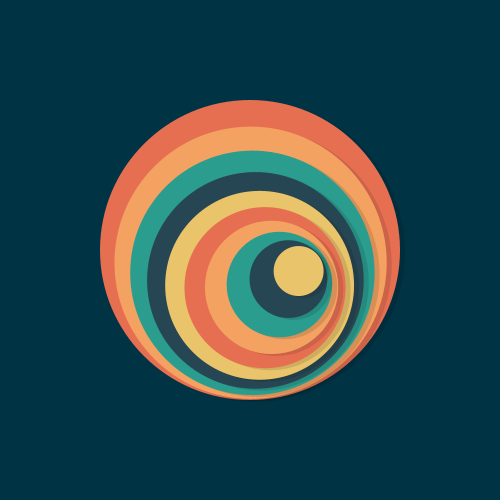
Frame 1 (no input)
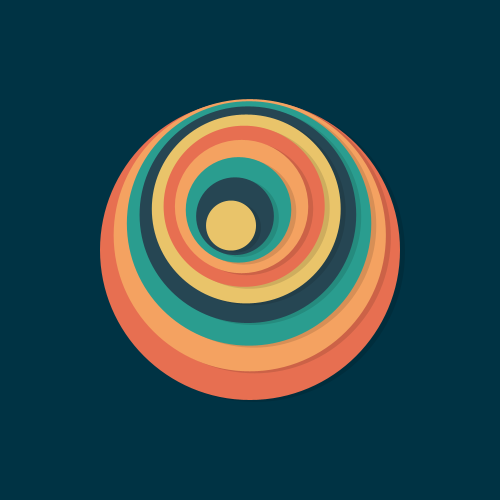
Frame 60 (the mouse pressed at the canvas centre just before this capture)
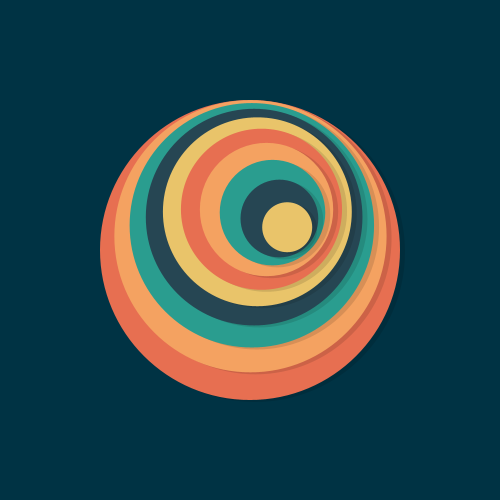
Frame 120 (the mouse held since frame 60 and released just before this capture)

The Processing sketch that drew these frames (run headless with seeded random() and noise(); from frame 60 on, the mouse is pressed at the canvas centre):

// Processing sketch: day_23
// ── day_23.pde
// (c) 2021 Joseph HENRY
// This code is licensed under MIT license (see LICENSE for details)

color[] colors = {#264653, #2a9d8f, #e9c46a, #f4a261, #e76f51};
float offset = 0;

void shuffleArray(color[] colors) {
  for (int i = colors.length - 1; i >= 1; i--) {
    int j = int(random(i));
    int temp = colors[j];
    colors[j] = colors[i];
    colors[i] = temp;
  }
}

/**
 * Display nCircles circles at location (x, y) with specified
 * max and min diameter. Use the offset to control the animation
 */
void circles(float x, float y, int nCircles, float maxDiam, float minDiam, float offset) {
  push();
  translate(x, y);
  
  for (int i = 0; i < nCircles; i++) {
    float n = map(i, 0, nCircles - 1, 0, 1);
    
    float diameter = map(n, 0, 1, maxDiam, minDiam);
    
    float xx = i * n * cos(offset) * 10;
    float yy = (diameter / 2) * n * sin(offset);
    
    noStroke();
    
    // Shadow
    fill(0, 30);
    circle(xx + 5, yy + 2, diameter);
    
    // Colored circle
    int colorIndex = i % colors.length;
    fill(colors[colorIndex]);
    circle(xx, yy, diameter);
  }
  
  pop();
}

void setup() {
  size(500, 500);
  
  // Shuffle the colors randomly at each run
  // From : https://en.wikipedia.org/wiki/Fisher%E2%80%93Yates_shuffle
  shuffleArray(colors);
}

void draw() {
  background(#003344);
  
  circles(width / 2, height / 2, 10, 300, 50, cos(offset) - sin(offset) * log((cos(offset) + 1) * TWO_PI));
  
  offset += 0.03;
}
